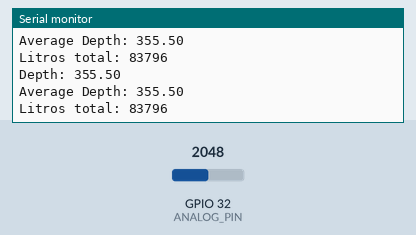
Bench run of a sketch on a simulated ESP32. Shown: the last lines printed to the serial monitor. The test bench sets the inputs (shaded band); at power-on: GPIO 32 (ANALOG_PIN) = 2048 (analog values on the 0–4095 scale). WiFi joins after 1.5 s; servers stay silent unless stated.

Above: at 3.7 s.
3.8 s: GPIO 32 (ANALOG_PIN) set to 2866
At 5.1 s:
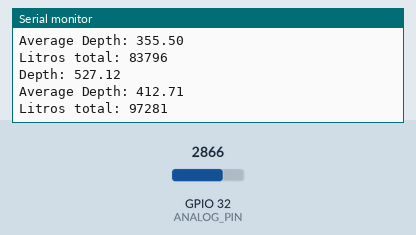
5.3 s: GPIO 32 (ANALOG_PIN) set to 3603
At 5.9 s:
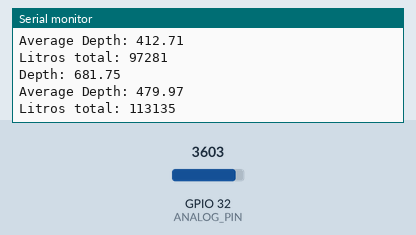
Timing chart, 0 to 8.3 s (numbered marks = the images above; inputs shaded):
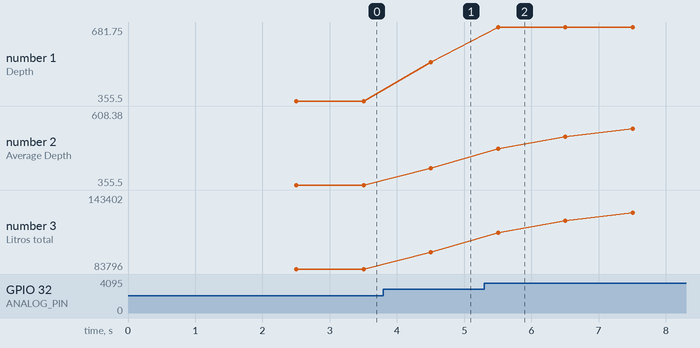

The sketch:

test_Presio_ThingSpeak_Multiple.ino
```cpp
#include <WiFi.h>
#include <HTTPClient.h>

// WiFi credentials
const char* ssid = "Can_Saguer_Wifi_EXT";
const char* password = "cansaguer2";

// ThingSpeak server information
const char* serverName = "http://api.thingspeak.com/update";
String apiKey = "4PPP0U5U780922W9";  // Replace with your ThingSpeak API key

#define ANALOG_PIN 32
#define RANGE 500         // Depth measuring range 5000mm (for water)
#define VREF 3300          // ADC's reference voltage on your ESP32, typically 3300mV
#define CURRENT_INIT 2.95  // Adjust this to the current reading at 0mm depth (unit: mA)
#define DENSITY_WATER 1    // Pure water density normalized to 1
#define PRINT_INTERVAL 1000
#define SEND_INTERVAL 13300

#define BUFFER_SIZE 20  // Define the size of the buffer

float depthBuffer[BUFFER_SIZE];  // Array to store depth readings
int bufferIndex = 0;             // Current index in the buffer
bool bufferFilled = false;       // Flag to check if buffer is filled

float dataVoltage;
float dataCurrent, depth;  // unit: mA
unsigned long timepoint_measure, timepoint_measure2;

void setup() {
  Serial.begin(115200);
  pinMode(ANALOG_PIN, INPUT);
  analogReadResolution(12);  // Set ADC resolution
  timepoint_measure = millis();

  // Initialize depth buffer with zeros
  for (int i = 0; i < BUFFER_SIZE; i++) {
    depthBuffer[i] = 0.0;
  }

  // Connect to Wi-Fi
  WiFi.begin(ssid, password);
  Serial.print("Connecting to Wi-Fi");
  while (WiFi.status() != WL_CONNECTED) {
    delay(500);
    Serial.print(".");
  }
  Serial.println(" Connected!");

  // Add a delay to stabilize ADC readings
  delay(1000);
}

void loop() {
  if (millis() - timepoint_measure > PRINT_INTERVAL) {
    timepoint_measure = millis();

    // Read the analog value and calculate depth
    int rawAnalogValue = analogRead(ANALOG_PIN);
    dataVoltage = rawAnalogValue / 4096.0 * VREF;
    dataCurrent = dataVoltage / 120.0;                                      // Sense Resistor: 120 ohm
    depth = (dataCurrent - CURRENT_INIT) * (RANGE / DENSITY_WATER / 16.0)+18;  // Calculate depth from current readings

    if (depth < 0) {
      depth = 0.0;
    }

    // Store the depth reading in the buffer
    depthBuffer[bufferIndex] = depth;
    bufferIndex++;

    // Check if the buffer is filled
    if (bufferIndex >= BUFFER_SIZE) {
      bufferIndex = 0;      // Reset buffer index
      bufferFilled = true;  // Set buffer filled flag
    }

    // Calculate the average depth if the buffer is filled
    float averageDepth = 0.0;
    if (bufferFilled) {
      for (int i = 0; i < BUFFER_SIZE; i++) {
        averageDepth += depthBuffer[i];
      }
      averageDepth /= BUFFER_SIZE;
    } else {
      for (int i = 0; i < bufferIndex; i++) {
        averageDepth += depthBuffer[i];
      }
      averageDepth /= bufferIndex;
    }

    int litrosTotal = (averageDepth * 33000) / 140;

    // Serial print intermediate values and results
    Serial.print("Depth: ");
    Serial.println(depth);
    Serial.print("Average Depth: ");
    Serial.println(averageDepth);
    Serial.print("Litros total: ");
    Serial.println(litrosTotal);

    if (millis() - timepoint_measure2 > SEND_INTERVAL) {
      timepoint_measure2 = millis();
      sendDataToThingSpeak(averageDepth, litrosTotal);
    }
  }
}

void sendDataToThingSpeak(float depthValue, int litrosTotal) {
  if (WiFi.status() == WL_CONNECTED) {
    HTTPClient http;

    // Modify the URL to include both field1 and field2
    String url = String(serverName) + "?api_key=" + apiKey + "&field1=" + String(depthValue) + "&field2=" + String(litrosTotal);
    http.begin(url);

    int httpResponseCode = http.GET();

    if (httpResponseCode > 0) {
      Serial.print("HTTP Response code: ");
      Serial.println(httpResponseCode);
    } else {
      Serial.print("Error code: ");
      Serial.println(httpResponseCode);
    }

    http.end();
  } else {
    Serial.println("WiFi Disconnected");
  }
}
```

Measured:
- after the input at 3.8 s, the serial monitor: prints a new line after 0.70 s (image 1)
- after the input at 5.3 s, the serial monitor: prints a new line after 0.21 s (image 2)
- plotted number 1: 355.5 → 527.12 after the input at 3.8 s, 527.12 → 681.75 after the input at 5.3 s
- plotted number 2: 355.5 → 412.71 after the input at 3.8 s, 412.71 → 608.38 after the input at 5.3 s
- plotted number 3: 83796 → 97281 after the input at 3.8 s, 97281 → 143402 after the input at 5.3 s
